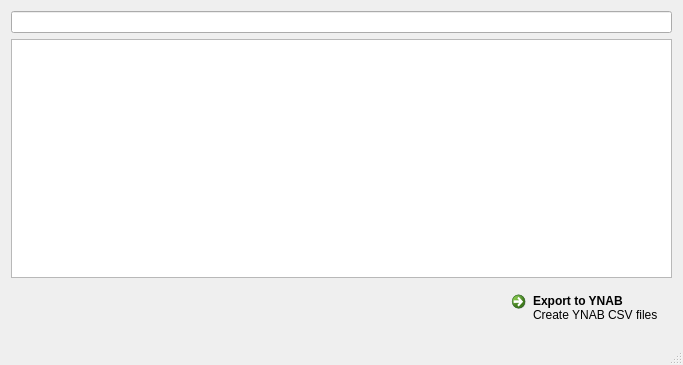
<?xml version="1.0" encoding="UTF-8"?>
<ui version="4.0">
 <class>MainWindow</class>
 <widget class="QMainWindow" name="MainWindow">
  <property name="geometry">
   <rect>
    <x>0</x>
    <y>0</y>
    <width>683</width>
    <height>365</height>
   </rect>
  </property>
  <property name="windowTitle">
   <string>ING to YNAB</string>
  </property>
  <property name="windowIcon">
   <iconset resource="images.qrc">
    <normaloff>:/images/ing-ynab.png</normaloff>:/images/ing-ynab.png</iconset>
  </property>
  <widget class="QWidget" name="centralWidget">
   <layout class="QVBoxLayout" name="verticalLayout">
    <item>
     <widget class="QLineEdit" name="leFilter">
      <property name="clearButtonEnabled">
       <bool>true</bool>
      </property>
     </widget>
    </item>
    <item>
     <widget class="QTreeView" name="transactionView">
      <property name="sortingEnabled">
       <bool>true</bool>
      </property>
      <attribute name="headerShowSortIndicator" stdset="0">
       <bool>true</bool>
      </attribute>
     </widget>
    </item>
    <item>
     <layout class="QHBoxLayout" name="horizontalLayout">
      <item>
       <spacer name="horizontalSpacer">
        <property name="orientation">
         <enum>Qt::Horizontal</enum>
        </property>
        <property name="sizeHint" stdset="0">
         <size>
          <width>40</width>
          <height>20</height>
         </size>
        </property>
       </spacer>
      </item>
      <item>
       <widget class="QCommandLinkButton" name="cmdCreateYNABExport">
        <property name="text">
         <string>Export to YNAB</string>
        </property>
        <property name="icon">
         <iconset resource="images.qrc">
          <normaloff>:/images/ynab.png</normaloff>:/images/ynab.png</iconset>
        </property>
        <property name="iconSize">
         <size>
          <width>32</width>
          <height>32</height>
         </size>
        </property>
        <property name="description">
         <string>Create YNAB CSV files</string>
        </property>
       </widget>
      </item>
     </layout>
    </item>
   </layout>
  </widget>
  <widget class="QStatusBar" name="statusBar"/>
 </widget>
 <layoutdefault spacing="6" margin="11"/>
 <resources>
  <include location="images.qrc"/>
 </resources>
 <connections/>
</ui>
